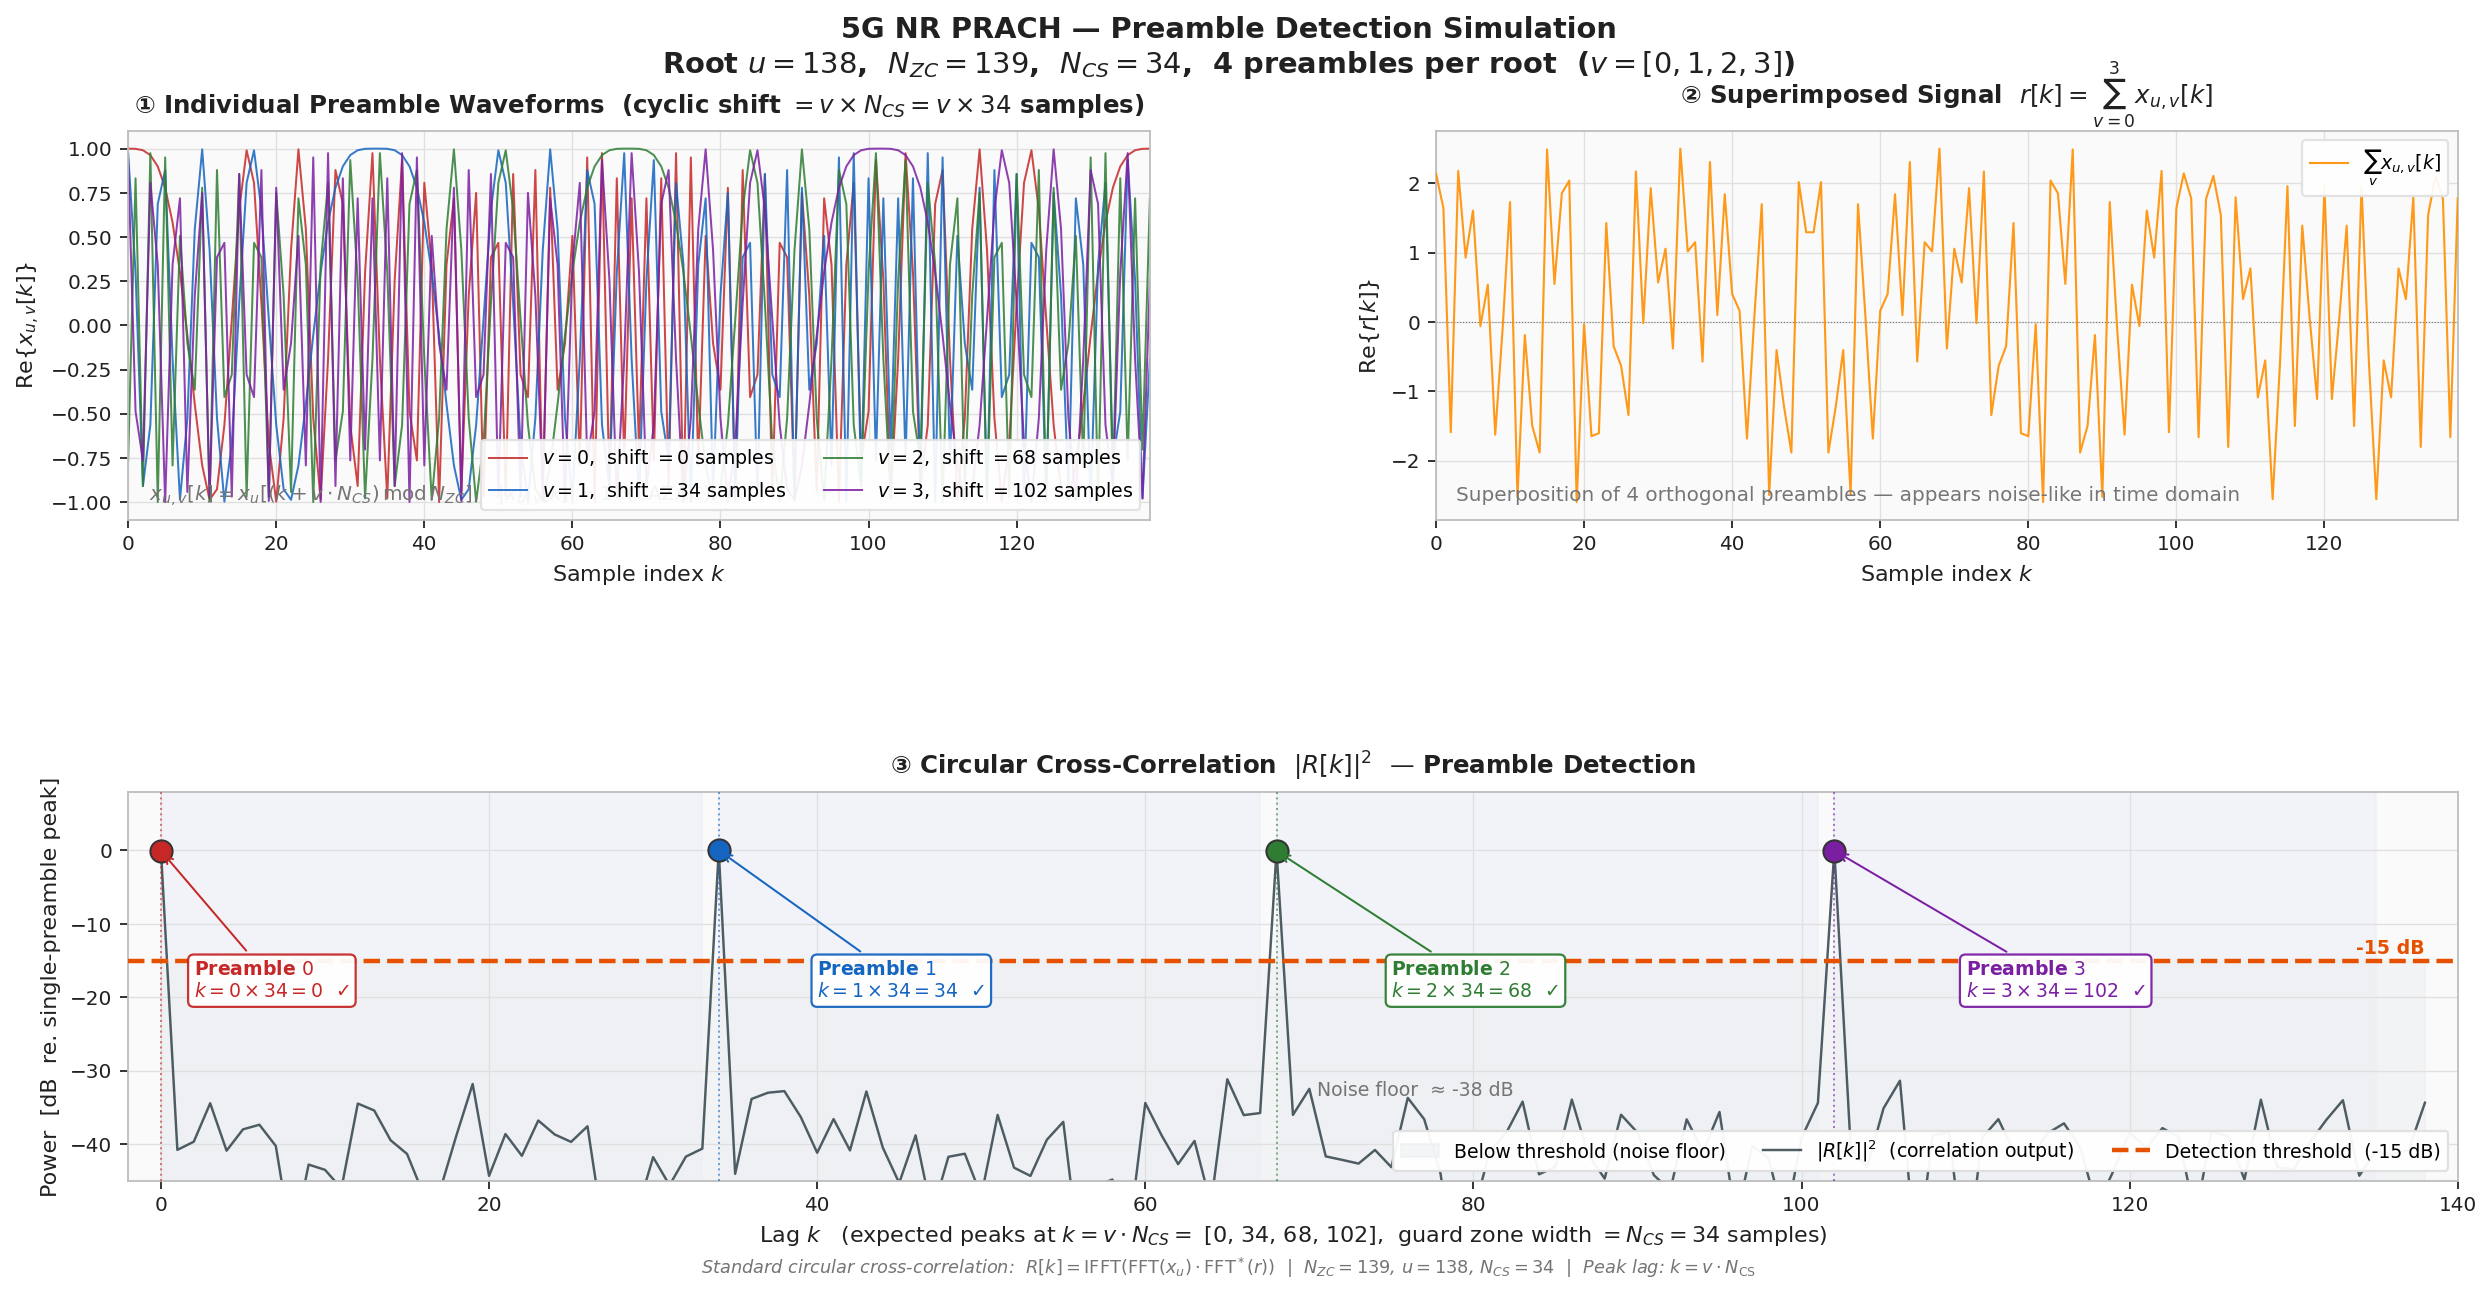

Here is the Python script that generated this plot:
"""
PRACH Preamble Detection Simulation
====================================
N_ZC=139, NCS=34 (zeroCorrelationZoneConfig=13)
Root u=138, 4 preambles per root (v=0,1,2,3)

Uses standard circular cross-correlation (not OAI IFFT method).
Peak for preamble v appears at lag k = v * NCS.

Math:
  R[k] = IFFT(FFT(root) * conj(FFT(rx)))[k]
       = sum_n  x_u[n] * conj(rx[(n-k) mod N_ZC])
  For rx = x_{u, shift=v*NCS}:
       = N_ZC * delta[k - v*NCS]   (CAZAC autocorrelation property)
"""

import numpy as np
import matplotlib.pyplot as plt
import matplotlib.gridspec as gridspec
import warnings
warnings.filterwarnings("ignore")

# ─────────────────────────────────────────────────────────────
# Parameters
# ─────────────────────────────────────────────────────────────
N_ZC          = 139
IFFT_SIZE     = 256     # reference only (not used in this correlator)
NCS           = 34
NUM_PREAMBLES = N_ZC // NCS   # = 4
ROOT_U        = 138
PREAMBLE_V    = [0, 1, 2, 3]
THR_DB        = -15.0
NOISE_STD     = 0.10    # complex AWGN std per component

COLORS = ["#C62828", "#1565C0", "#2E7D32", "#7B1FA2"]
C_SUM  = "#FF8F00"
C_THR  = "#E65100"
C_TEXT = "#212121"
C_MUTED= "#757575"
C_PANEL= "#FAFAFA"
C_GRID = "#E0E0E0"

np.random.seed(42)

# ─────────────────────────────────────────────────────────────
# ZC sequence and preamble helpers
# ─────────────────────────────────────────────────────────────
def zadoff_chu(u, N):
    """3GPP TS38.211: x_u[n] = exp(-j*pi*u*n*(n+1)/N)"""
    n = np.arange(N, dtype=float)
    return np.exp(-1j * np.pi * u * n * (n + 1) / N)

def make_preamble(u, N, cyclic_shift):
    return np.roll(zadoff_chu(u, N), cyclic_shift)

def circular_correlate(rx, root):
    """
    R[k] = IFFT(FFT(rx) * conj(FFT(root)))
         = sum_n rx[n] * conj(root[(n-k) mod N])
    For rx = cyclic-shift-v of root: peak at lag k = v*NCS.
    """
    N = len(root)
    R = np.fft.ifft(np.fft.fft(rx, N) * np.conj(np.fft.fft(root, N)))
    return np.abs(R) ** 2

# ─────────────────────────────────────────────────────────────
# Build signals
# ─────────────────────────────────────────────────────────────
root_seq        = zadoff_chu(ROOT_U, N_ZC)
preamble_shifts = [v * NCS for v in PREAMBLE_V]      # [0, 34, 68, 102]
preambles       = [make_preamble(ROOT_U, N_ZC, s) for s in preamble_shifts]

s_combined = np.sum(preambles, axis=0)
noise      = (np.random.randn(N_ZC) + 1j * np.random.randn(N_ZC)) * NOISE_STD
rx         = s_combined + noise

# ─────────────────────────────────────────────────────────────
# Correlation and normalization
# ─────────────────────────────────────────────────────────────
corr      = circular_correlate(rx, root_seq)
ref_power = circular_correlate(preambles[0], root_seq).max()   # = N_ZC^2 = 19321

def to_db(x):
    return 10 * np.log10(np.maximum(x / ref_power, 1e-12))

corr_db       = to_db(corr)
expected_lags = [v * NCS for v in PREAMBLE_V]   # [0, 34, 68, 102]
x_idx         = np.arange(N_ZC)

# Find actual peak within each guard zone (window of NCS samples)
detected_lags = []
for k_exp in expected_lags:
    end    = min(k_exp + NCS, N_ZC)
    offset = int(np.argmax(corr[k_exp:end]))
    detected_lags.append(k_exp + offset)

# ─────────────────────────────────────────────────────────────
# Figure layout
# ─────────────────────────────────────────────────────────────
plt.rcParams.update({
    "font.family": "DejaVu Sans", "font.size": 10,
    "axes.titlesize": 11, "axes.labelsize": 10,
    "legend.fontsize": 9, "xtick.labelsize": 9, "ytick.labelsize": 9,
})

fig = plt.figure(figsize=(16, 8), facecolor="white")
fig.suptitle(
    f"5G NR PRACH — Preamble Detection Simulation\n"
    f"Root $u={ROOT_U}$,  $N_{{ZC}}={N_ZC}$,  $N_{{CS}}={NCS}$,  "
    f"{NUM_PREAMBLES} preambles per root  ($v = {PREAMBLE_V}$)",
    fontsize=13, fontweight="bold", color=C_TEXT, y=0.99
)

gs = gridspec.GridSpec(2, 2, figure=fig,
    left=0.07, right=0.98, top=0.90, bottom=0.08,
    hspace=0.70, wspace=0.28)

def style_ax(ax, title, xlabel, ylabel):
    ax.set_facecolor(C_PANEL)
    ax.set_title(title, color=C_TEXT, pad=8, fontweight="bold")
    ax.set_xlabel(xlabel, color=C_TEXT)
    ax.set_ylabel(ylabel, color=C_TEXT)
    ax.tick_params(colors=C_TEXT)
    ax.grid(True, color=C_GRID, linewidth=0.6, zorder=0)
    for sp in ax.spines.values():
        sp.set_edgecolor("#BDBDBD")

# ──────────────────────────────────────────────────────────────
# Panel ①  Individual preamble waveforms
# ──────────────────────────────────────────────────────────────
ax1 = fig.add_subplot(gs[0, 0])
style_ax(ax1,
    f"① Individual Preamble Waveforms  "
    f"(cyclic shift $= v \\times N_{{CS}} = v \\times {NCS}$ samples)",
    "Sample index $k$",
    r"$\mathrm{Re}\{x_{u,v}[k]\}$")

for i, (p, v, s) in enumerate(zip(preambles, PREAMBLE_V, preamble_shifts)):
    ax1.plot(x_idx, p.real, color=COLORS[i], linewidth=0.9, alpha=0.85,
             label=f"$v={v}$,  shift $= {s}$ samples")

ax1.set_xlim(0, N_ZC - 1)
ax1.legend(loc="lower right", framealpha=0.92, edgecolor=C_GRID,
           ncol=2, fontsize=8.5)
ax1.text(0.02, 0.05,
    r"$x_{u,v}[k]=x_u[(k+v\cdot N_{CS})\,\mathrm{mod}\,N_{ZC}]$,"
    r"   $|x_{u,v}[k]|=1$  (CAZAC)",
    transform=ax1.transAxes, color=C_MUTED, fontsize=9)

# ──────────────────────────────────────────────────────────────
# Panel ②  Superimposed received signal
# ──────────────────────────────────────────────────────────────
ax2 = fig.add_subplot(gs[0, 1])
style_ax(ax2,
    rf"② Superimposed Signal  "
    rf"$r[k]=\sum_{{v=0}}^{{3}} x_{{u,v}}[k]$",
    "Sample index $k$",
    r"$\mathrm{Re}\{r[k]\}$")

ax2.plot(x_idx, s_combined.real, color=C_SUM, linewidth=0.95, alpha=0.90,
         label=r"$\sum_v x_{u,v}[k]$", zorder=3)
ax2.axhline(0, color=C_MUTED, linewidth=0.5, linestyle=":")
ax2.set_xlim(0, N_ZC - 1)
ax2.legend(loc="upper right", framealpha=0.92, edgecolor=C_GRID, fontsize=8.5)
ax2.text(0.02, 0.05,
    f"Superposition of {NUM_PREAMBLES} orthogonal preambles — "
    f"appears noise-like in time domain",
    transform=ax2.transAxes, color=C_MUTED, fontsize=9)

# ──────────────────────────────────────────────────────────────
# Panel ③  Circular cross-correlation output
# ──────────────────────────────────────────────────────────────
ax3 = fig.add_subplot(gs[1, :])
style_ax(ax3,
    r"③ Circular Cross-Correlation  $|R[k]|^2$  — Preamble Detection",
    f"Lag $k$   (expected peaks at $k = v \\cdot N_{{CS}} = $ {expected_lags},  "
    f"guard zone width $= N_{{CS}} = {NCS}$ samples)",
    "Power  [dB  re. single-preamble peak]")

Y_MIN, Y_MAX = -45, 8

# Shade below-threshold region
ax3.fill_between(x_idx, Y_MIN, THR_DB, color="#ECEFF1", alpha=0.60,
                 label="Below threshold (noise floor)", zorder=1)

# Guard-zone shading (one per expected preamble slot)
for k_exp in expected_lags:
    ax3.axvspan(k_exp, min(k_exp + NCS - 1, N_ZC - 1),
                color="#E8EAF6", alpha=0.40, zorder=0)

# Correlation trace
ax3.plot(x_idx, corr_db, color="#37474F", linewidth=1.1, alpha=0.88,
         label=r"$|R[k]|^2$  (correlation output)", zorder=2)

# Threshold line
ax3.axhline(THR_DB, color=C_THR, linewidth=2.0, linestyle="--", zorder=4,
            label=f"Detection threshold  ({THR_DB:.0f} dB)")
ax3.text(N_ZC - 1, THR_DB + 0.9, f"{THR_DB:.0f} dB",
         color=C_THR, fontsize=8.5, fontweight="bold", ha="right")

# Annotate each detected peak
annot_cfg = [
    {"tx": 2,   "ty": -20, "ha": "left"},
    {"tx": 40,  "ty": -20, "ha": "left"},
    {"tx": 75,  "ty": -20, "ha": "left"},
    {"tx": 110, "ty": -20, "ha": "left"},
]
for i, (v, k_exp, k_act) in enumerate(zip(PREAMBLE_V, expected_lags, detected_lags)):
    db_val = corr_db[k_act]
    cfg    = annot_cfg[i]
    ax3.scatter([k_act], [db_val],
                color=COLORS[i], s=100, zorder=6,
                edgecolors="#333333", linewidths=0.9)
    ax3.axvline(k_act,
                color=COLORS[i], linewidth=0.9, linestyle=":", alpha=0.6, zorder=3)
    ax3.annotate(
        f"Preamble ${v}$\n"
        f"$k={v}\\times{NCS}={k_act}$  ✓",
        xy=(k_act, db_val),
        xytext=(cfg["tx"], cfg["ty"]),
        color=COLORS[i], fontsize=8.5, fontweight="bold", ha=cfg["ha"],
        arrowprops=dict(arrowstyle="->", color=COLORS[i], lw=0.9),
        bbox=dict(boxstyle="round,pad=0.3", fc="white", ec=COLORS[i], alpha=0.95),
        zorder=7)

# Noise floor label
noise_floor_est = to_db(N_ZC * 2 * NOISE_STD**2)
ax3.text(N_ZC * 0.55, noise_floor_est + 5,
         f"Noise floor  ≈ {noise_floor_est:.0f} dB",
         color=C_MUTED, fontsize=8.5, ha="center")

ax3.set_xlim(-2, N_ZC + 1)
ax3.set_ylim(Y_MIN, Y_MAX)
ax3.legend(loc="lower right", framealpha=0.95, edgecolor=C_GRID,
           ncol=3, fontsize=8.5)

# ─────────────────────────────────────────────────────────────
# Footer
# ─────────────────────────────────────────────────────────────
fig.text(
    0.5, 0.007,
    r"Standard circular cross-correlation:  "
    r"$R[k]=\mathrm{IFFT}(\mathrm{FFT}(x_u)\cdot\mathrm{FFT}^*(r))$  |  "
    rf"$N_{{ZC}}={N_ZC}$, $u={ROOT_U}$, $N_{{CS}}={NCS}$  |  "
    r"Peak lag: $k=v\cdot N_\mathrm{CS}$",
    ha="center", fontsize=8, color=C_MUTED, style="italic"
)

out = "/Users/yq/Documents/analysis/0608/detect_preamble.png"
plt.savefig(out, dpi=160, bbox_inches="tight", facecolor="white")
print(f"[OK] Saved: {out}")
